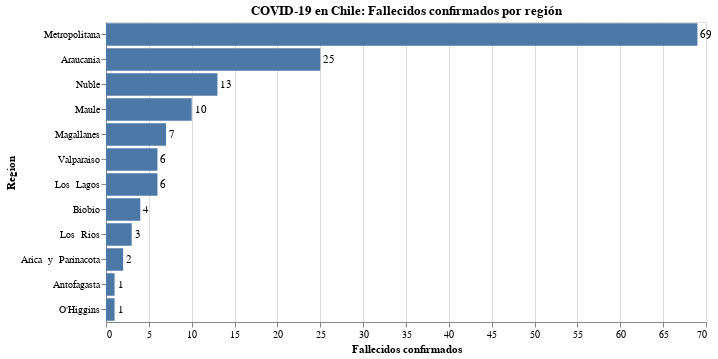

Write notebook code for a chart like this one.
### Code cell
#hide_input
bars = alt.Chart(data_raw.reset_index()).mark_bar().encode(
    x = alt.X('Fallecidos:Q', scale=alt.Scale(domain=(0, 70)), axis=alt.Axis(title='Fallecidos confirmados')),
    y = alt.Y('Region:N', sort='-x')
).properties(
    title='COVID-19 en Chile: Fallecidos confirmados por región'
)

text = bars.mark_text(
    align='left',
    baseline='middle',
    dx=3  # Nudges text to right so it doesn't appear on top of the bar
).encode(
    text='Fallecidos:Q'
)

bars.configure_title(
    fontSize=20,
    font='Courier',
    anchor='start',
    color='gray'
)

(bars + text).properties(width=600, height=300)

### Figure 1 — Vega-Lite specification as saved in the notebook (floating-point values rounded to 4 significant figures)
{"config": {"view": {"continuousWidth": 400, "continuousHeight": 300}}, "layer": [{"mark": "bar", "encoding": {"x": {"type": "quantitative", "axis": {"title": "Fallecidos confirmados"}, "field": "Fallecidos", "scale": {"domain": [0, 70]}}, "y": {"type": "nominal", "field": "Region", "sort": "-x"}}, "title": "COVID-19 en Chile: Fallecidos confirmados por región"}, {"mark": {"type": "text", "align": "left", "baseline": "middle", "dx": 3}, "encoding": {"text": {"type": "quantitative", "field": "Fallecidos"}, "x": {"type": "quantitative", "axis": {"title": "Fallecidos confirmados"}, "field": "Fallecidos", "scale": {"domain": [0, 70]}}, "y": {"type": "nominal", "field": "Region", "sort": "-x"}}, "title": "COVID-19 en Chile: Fallecidos confirmados por región"}], "data": {"name": "data-26ad150a5255a319073a26759a5faed9"}, "height": 300, "width": 600, "$schema": "https://vega.github.io/schema/vega-lite/v4.8.1.json", "datasets": {"data-26ad150a5255a319073a26759a5faed9": [{"Region": "Arica  y  Parinacota", "Casos  nuevos": 9, "Casos  totales": 170, "%  Casos  totales**": "1.57  %", "Fallecidos": 2}, {"Region": "Antofagasta", "Casos  nuevos": 28, "Casos  totales": 291, "%  Casos  totales**": "2.69  %", "Fallecidos": 1}, {"Region": "Valparaiso", "Casos  nuevos": 15, "Casos  totales": 403, "%  Casos  totales**": "3.72  %", "Fallecidos": 6}, {"Region": "Metropolitana", "Casos  nuevos": 145, "Casos  totales": 5788, "%  Casos  totales**": "53.43  %", "Fallecidos": 69}, {"Region": "O'Higgins", "Casos  nuevos": 1, "Casos  totales": 57, "%  Casos  totales**": "0.53  %", "Fallecidos": 1}, {"Region": "Maule", "Casos  nuevos": 12, "Casos  totales": 316, "%  Casos  totales**": "2.92  %", "Fallecidos": 10}, {"Region": "Nuble", "Casos  nuevos": 7, "Casos  totales": 694, "%  Casos  totales**": "6.41  %", "Fallecidos": 13}, {"Region": "Biobio", "Casos  nuevos": 10, "Casos  totales": 636, "%  Casos  totales**": "5.87  %", "Fallecidos": 4}, {"Region": "Araucania", "Casos  nuevos": 47, "Casos  totales": 1092, "%  Casos  totales**": "10.08  %", "Fallecidos": 25}, {"Region": "Los  Rios", "Casos  nuevos": 5, "Casos  totales": 167, "%  Casos  totales**": "1.54  %", "Fallecidos": 3}, {"Region": "Los  Lagos", "Casos  nuevos": 8, "Casos  totales": 432, "%  Casos  totales**": "3.99  %", "Fallecidos": 6}, {"Region": "Magallanes", "Casos  nuevos": 27, "Casos  totales": 593, "%  Casos  totales**": "5.47  %", "Fallecidos": 7}]}}
